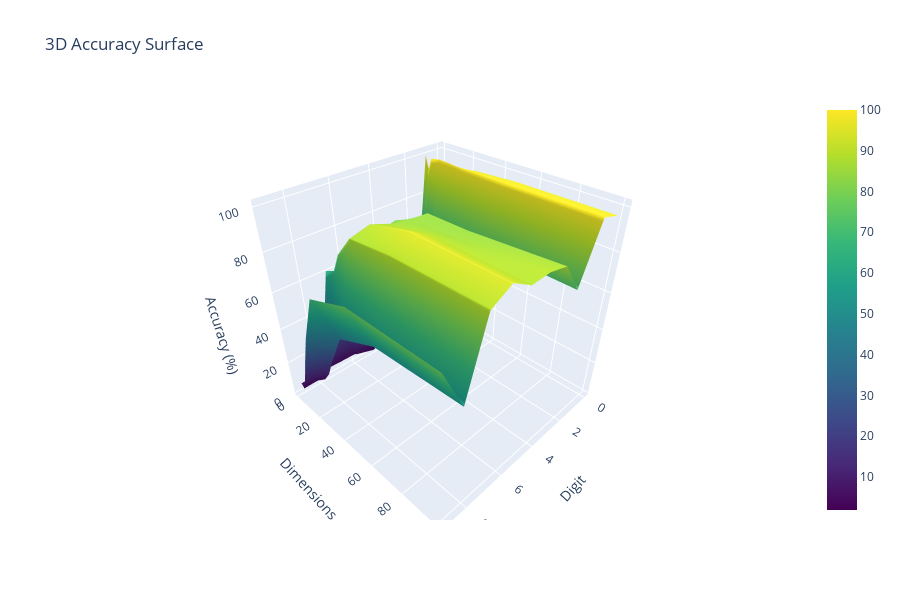

Notebook cell for this chart:
### Code cell
# Create mesh data
digits = pd_dimension_vs_accuracy["Num"].tolist()
dimensions = [int((f"{col}").replace("D", "")) for col in dimension_cols]
z_data = []

for dim_col in dimension_cols:
    z_data.append(pd_dimension_vs_accuracy[dim_col].tolist())

fig = px.Figure(
    data=[
        px.Surface(
            x=digits, y=dimensions, z=z_data, colorscale="Viridis", showscale=True
        )
    ]
)

fig.update_layout(
    title="3D Accuracy Surface",
    scene=dict(
        xaxis_title="Digit", yaxis_title="Dimensions", zaxis_title="Accuracy (%)"
    ),
    height=600,
)
fig.show()

### Figure 1 — Plotly figure (JSON) as saved in the notebook; plotly's stock layout.template omitted (floating-point values rounded to 4 significant figures)
{"data": [{"colorscale": [[0, "#440154"], [0.1111, "#482878"], [0.2222, "#3e4989"], [0.3333, "#31688e"], [0.4444, "#26828e"], [0.5556, "#1f9e89"], [0.6667, "#35b779"], [0.7778, "#6ece58"], [0.8889, "#b5de2b"], [1, "#fde725"]], "showscale": true, "type": "surface", "x": [0, 1, 2, 3, 4, 5, 6, 7, 8, 9], "y": [1, 3, 5, 10, 15, 25, 50, 100], "z": [[7.059, 100, 3.448, 1.869, 6.364, 8.046, 5.747, 6.061, 6.742, 6.383], [15.29, 93.65, 26.72, 51.4, 8.182, 3.448, 6.897, 62.63, 4.494, 4.255], [64.71, 99.21, 43.97, 57.01, 22.73, 19.54, 20.69, 63.64, 4.494, 9.574], [81.18, 100, 50, 73.83, 65.45, 74.71, 62.07, 65.66, 11.24, 26.6], [92.94, 100, 62.93, 76.64, 80.91, 78.16, 74.71, 75.76, 22.47, 42.55], [95.29, 99.21, 63.79, 84.11, 84.55, 86.21, 89.66, 86.87, 41.57, 68.09], [96.47, 99.21, 72.41, 84.11, 85.45, 89.66, 95.4, 88.89, 51.69, 76.6], [96.47, 99.21, 71.55, 86.92, 89.09, 88.51, 94.25, 88.89, 53.93, 76.6]]}], "layout": {"height": 600, "scene": {"xaxis": {"title": {"text": "Digit"}}, "yaxis": {"title": {"text": "Dimensions"}}, "zaxis": {"title": {"text": "Accuracy (%)"}}}, "title": {"text": "3D Accuracy Surface"}}}
